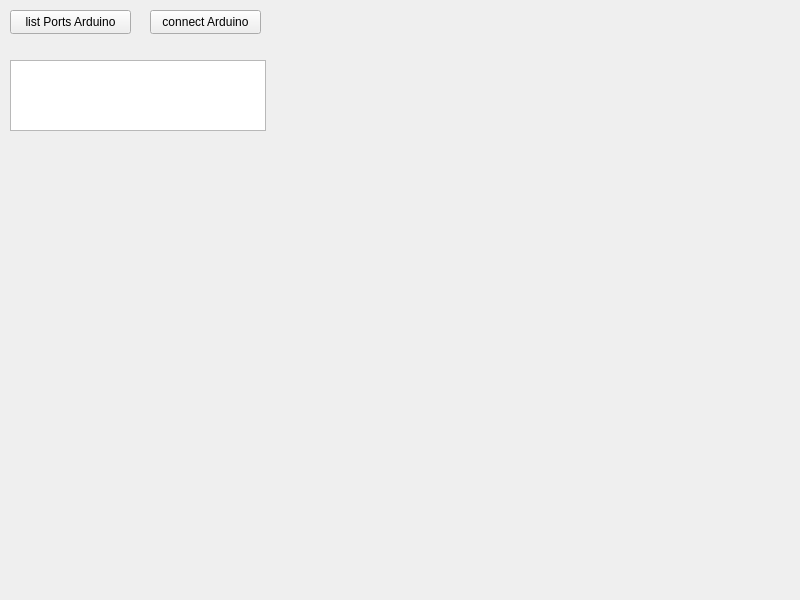
<?xml version="1.0" encoding="UTF-8"?>
<ui version="4.0">
 <class>FrmMain</class>
 <widget class="QWidget" name="FrmMain">
  <property name="geometry">
   <rect>
    <x>0</x>
    <y>0</y>
    <width>800</width>
    <height>600</height>
   </rect>
  </property>
  <property name="windowTitle">
   <string>FrmMain</string>
  </property>
  <widget class="QPushButton" name="btnListSerialPorts">
   <property name="geometry">
    <rect>
     <x>10</x>
     <y>10</y>
     <width>121</width>
     <height>24</height>
    </rect>
   </property>
   <property name="text">
    <string>list Ports Arduino</string>
   </property>
  </widget>
  <widget class="QListWidget" name="lstSerialPorts">
   <property name="geometry">
    <rect>
     <x>10</x>
     <y>60</y>
     <width>256</width>
     <height>71</height>
    </rect>
   </property>
  </widget>
  <widget class="QPushButton" name="btnConnectArduino">
   <property name="geometry">
    <rect>
     <x>150</x>
     <y>10</y>
     <width>111</width>
     <height>24</height>
    </rect>
   </property>
   <property name="text">
    <string>connect Arduino</string>
   </property>
  </widget>
 </widget>
 <resources/>
 <connections/>
</ui>
